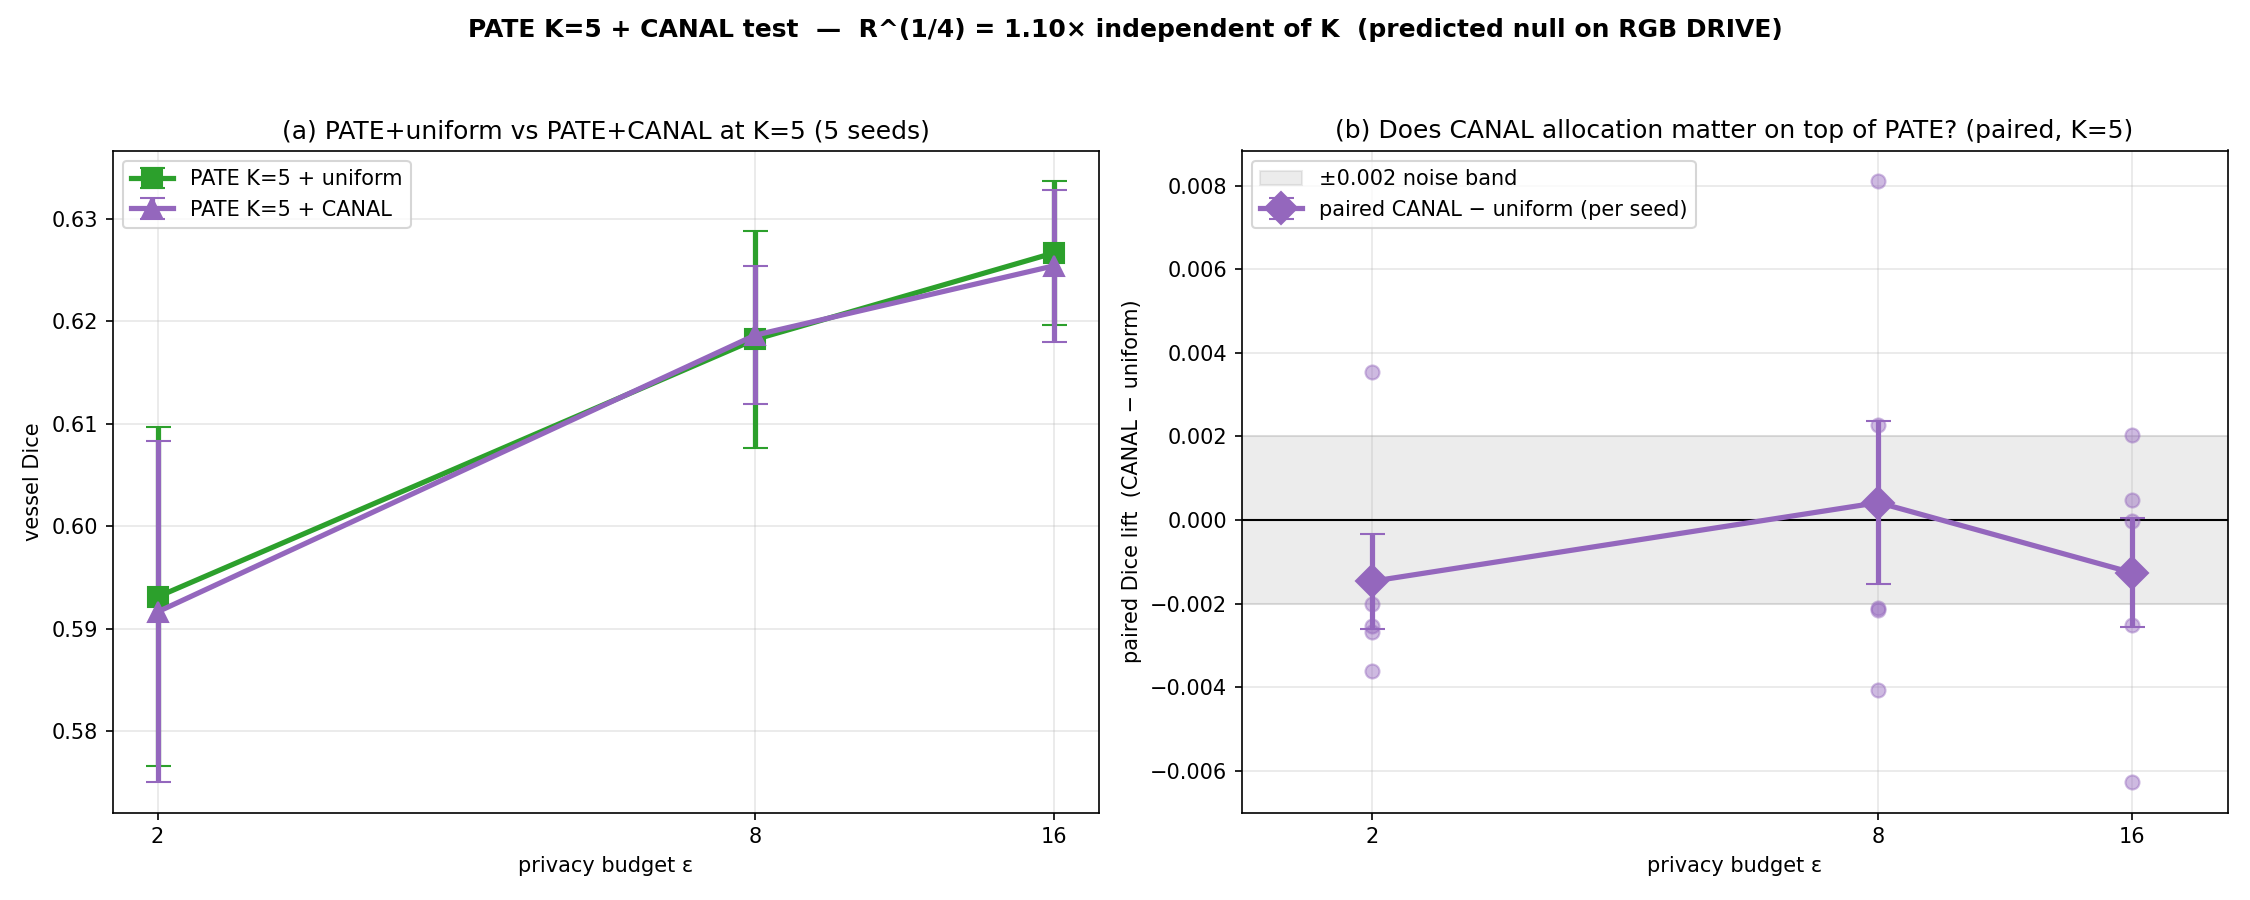

The script that saved this image:
"""
PATE + CANAL combined: does importance-weighted allocation help on top of
multi-teacher sensitivity reduction?

Predicted outcome from the R^{1/4} bound (Corollary 1): the CANAL σ ratio
between channels is (s_max/s_min)^{1/4}, INDEPENDENT of K. So if R≈2 on
DRIVE → σ ratio ≈1.19 → Dice gap ≈0 just like single-teacher CANAL.

We verify here at K=5 (paper's headline K), paired 5 seeds × 3 ε.

Each teacher's importance s^(k) is computed on its own training cohort
(the same disjoint partition used for teacher training). Aggregate
importance s̄ = mean(s^(k)) used in CANAL's waterfilling formula with
Δ = 2/K.
"""

import json
import sys
import time
from pathlib import Path

import numpy as np
import torch
from torch.utils.data import DataLoader, Subset

sys.path.insert(0, str(Path(__file__).parent))
from drive_local_demo import (
    DriveDataset, TinyUNet, train_teacher, evaluate_vessel_dice,
    compute_importance, collect_caps,
)
from synthetic_demo import eps_to_rho
from drive_student_distill import train_student_distill
from drive_pate_poc import (
    correct_uniform_sigma, partition_dataset, train_K_teachers,
    precompute_pate_cache,
)


def correct_waterfilling_sigma(deltas, importance, rho):
    """WF sigma with the correct factor-of-2 in zCDP."""
    s = importance.clamp(min=1e-12)
    kappa = ((deltas * s.sqrt()).sum() / (2.0 * rho)).sqrt()
    return kappa * deltas.sqrt() / s.pow(0.25)


def compute_teacher_importance(teacher, subset_indices, train_ds, device):
    """Compute per-channel importance for teacher_k on its own cohort.
    Temporarily enables grad on the (post-train, frozen) teacher params."""
    subset = Subset(train_ds, subset_indices)
    bs = min(4, len(subset))
    sub_loader = DataLoader(subset, batch_size=bs, shuffle=False)
    # Teachers were frozen in train_K_teachers; re-enable for grad computation.
    for p in teacher.parameters():
        p.requires_grad_(True)
    try:
        result = compute_importance(teacher, sub_loader, device)
    finally:
        for p in teacher.parameters():
            p.requires_grad_(False)
        teacher.eval()
    return result


def main():
    device = "mps" if torch.backends.mps.is_available() else "cpu"
    torch.manual_seed(0); np.random.seed(0)
    print(f"Device: {device}")

    train_ds = DriveDataset("train", size=96)
    val_ds   = DriveDataset("val",   size=96)
    val_loader = DataLoader(val_ds, batch_size=4, shuffle=False)

    K              = 5
    epsilons       = [2.0, 8.0, 16.0]
    student_seeds  = [100, 200, 300, 400, 500]
    base_T         = 32
    Cb_T           = base_T * 4

    print(f"\n[1/3] Training K={K} teachers on disjoint cohorts...")
    teachers, caps_list = train_K_teachers(train_ds, K, device, n_epochs=60)
    partitions = partition_dataset(len(train_ds), K)

    print(f"\n[2/3] Computing per-teacher importance + aggregate...")
    importance_per_teacher = []
    for k, teacher in enumerate(teachers):
        imp = compute_teacher_importance(teacher, partitions[k], train_ds, device).to(device)
        importance_per_teacher.append(imp)
        ratio_k = (imp.max() / imp.min()).item()
        print(f"  teacher {k+1}: imp range [{imp.min().item():.3e}, "
              f"{imp.max().item():.3e}]  ratio={ratio_k:.2f}×")

    imp_agg = torch.stack(importance_per_teacher).mean(dim=0)
    R_agg = (imp_agg.max() / imp_agg.min()).item()
    print(f"\n  aggregate importance ratio R = {R_agg:.2f}×")
    print(f"  predicted CANAL σ ratio R^(1/4) = {R_agg**0.25:.3f}×")

    deltas = torch.full((Cb_T,), 2.0 / K, device=device)

    print(f"\n[3/3] PATE+uniform vs PATE+CANAL × 5 seeds × 3 ε ...")
    results = {"K": K, "R_aggregate": R_agg,
               "epsilons": epsilons, "student_seeds": student_seeds, "sweep": {}}

    for eps in epsilons:
        rho       = eps_to_rho(eps)
        sigma_uni = correct_uniform_sigma(deltas, rho)
        sigma_wf  = correct_waterfilling_sigma(deltas, imp_agg, rho)
        top10 = torch.argsort(imp_agg, descending=True)[:10]
        bot10 = torch.argsort(imp_agg, descending=False)[:10]
        sigma_ratio_actual = (sigma_wf[bot10].mean() / sigma_wf[top10].mean()).item()
        print(f"\n  ε={eps:>4.1f}  ρ={rho:.4f}")
        print(f"     σ_uniform = {sigma_uni[0].item():.4f}")
        print(f"     σ_CANAL:  top10 mean = {sigma_wf[top10].mean().item():.4f}  "
              f"bot10 mean = {sigma_wf[bot10].mean().item():.4f}  "
              f"actual ratio = {sigma_ratio_actual:.3f}×")

        results["sweep"][eps] = {}
        for mech_name, sigma in [("uniform", sigma_uni), ("CANAL", sigma_wf)]:
            print(f"\n     --- PATE + {mech_name} ---")
            cache = precompute_pate_cache(teachers, caps_list, train_ds, sigma,
                                          device, seed=42 + int(eps * 10))
            dices = []
            for s in student_seeds:
                t0 = time.time()
                best, _ = train_student_distill(
                    train_ds, val_loader, cache, device,
                    student_base=16, teacher_base=base_T,
                    n_epochs=40, lr=1e-3, lambda_feat=0.4, seed=s,
                )
                dices.append(best)
                print(f"       seed={s}: {best:.4f}  ({time.time()-t0:.1f}s)")
            mean_d = float(np.mean(dices))
            std_d  = float(np.std(dices))
            print(f"     → PATE+{mech_name} ε={eps}:  {mean_d:.4f} ± {std_d:.4f}")
            results["sweep"][eps][mech_name] = {
                "dices": dices, "mean": mean_d, "std": std_d,
                "sigma_top10": float(sigma[top10].mean()),
                "sigma_bot10": float(sigma[bot10].mean()),
            }

    # ---- summary ----
    print("\n" + "=" * 110)
    print(f"K = {K},  aggregate R = {R_agg:.2f}×,  predicted σ ratio = {R_agg**0.25:.3f}×")
    print("-" * 110)
    print(f"{'ε':>5}  {'PATE+uniform':>22}  {'PATE+CANAL':>22}  {'paired lift':>22}  {'sig':>14}")
    print("-" * 110)
    for eps in epsilons:
        u_d = results["sweep"][eps]["uniform"]["dices"]
        c_d = results["sweep"][eps]["CANAL"]["dices"]
        u_mean = float(np.mean(u_d)); u_std = float(np.std(u_d))
        c_mean = float(np.mean(c_d)); c_std = float(np.std(c_d))
        paired = [c - u for u, c in zip(u_d, c_d)]
        pm     = float(np.mean(paired))
        psem   = float(np.std(paired) / np.sqrt(len(paired)))
        tstat  = pm / psem if psem > 0 else 0
        if   abs(tstat) >= 3: sig = f"*** {tstat:+.1f}σ"
        elif abs(tstat) >= 2: sig = f"**  {tstat:+.1f}σ"
        elif abs(tstat) >= 1: sig = f"~   {tstat:+.1f}σ"
        else:                 sig = f"≈   {tstat:+.1f}σ"

        results["sweep"][eps]["paired_lift_mean"] = pm
        results["sweep"][eps]["paired_lift_sem"]  = psem
        results["sweep"][eps]["t_stat"]           = tstat

        print(f"{eps:>5.1f}  {u_mean:.4f} ± {u_std:.4f}  "
              f"{c_mean:.4f} ± {c_std:.4f}  "
              f"{pm:+.4f} ± {psem:.4f}  {sig:>14}")
    print("=" * 110)

    out_path = Path(__file__).parent / "drive_pate_canal_combined_results.json"
    out_path.write_text(json.dumps(results, indent=2, default=str))
    print(f"\nSaved JSON: {out_path}")

    # ---- plot ----
    import matplotlib
    matplotlib.use("Agg")
    import matplotlib.pyplot as plt

    fig, axes = plt.subplots(1, 2, figsize=(15, 6))

    ax = axes[0]
    u_means = [results["sweep"][e]["uniform"]["mean"] for e in epsilons]
    u_stds  = [results["sweep"][e]["uniform"]["std"]  for e in epsilons]
    c_means = [results["sweep"][e]["CANAL"]["mean"]   for e in epsilons]
    c_stds  = [results["sweep"][e]["CANAL"]["std"]    for e in epsilons]
    ax.errorbar(epsilons, u_means, yerr=u_stds, fmt="s-", color="#2ca02c",
                lw=2.5, ms=10, capsize=6, label=f"PATE K={K} + uniform")
    ax.errorbar(epsilons, c_means, yerr=c_stds, fmt="^-", color="#9467bd",
                lw=2.5, ms=10, capsize=6, label=f"PATE K={K} + CANAL")
    ax.set_xscale("log", base=2)
    ax.set_xticks(epsilons)
    ax.set_xticklabels([str(int(e)) for e in epsilons])
    ax.set_xlabel("privacy budget ε")
    ax.set_ylabel("vessel Dice")
    ax.set_title(f"(a) PATE+uniform vs PATE+CANAL at K={K} (5 seeds)")
    ax.legend(loc="best", fontsize=10)
    ax.grid(alpha=0.3)

    ax = axes[1]
    ax.axhline(0, color="black", lw=1)
    lifts_m, lifts_sem = [], []
    for eps in epsilons:
        u_d = results["sweep"][eps]["uniform"]["dices"]
        c_d = results["sweep"][eps]["CANAL"]["dices"]
        paired = [c - u for u, c in zip(u_d, c_d)]
        lifts_m.append(float(np.mean(paired)))
        lifts_sem.append(float(np.std(paired) / np.sqrt(len(paired))))
        for v in paired:
            ax.scatter(eps, v, color="#9467bd", alpha=0.45, s=45, zorder=3)
    ax.errorbar(epsilons, lifts_m, yerr=lifts_sem, fmt="D-", color="#9467bd",
                lw=2.5, ms=11, capsize=6, label="paired CANAL − uniform (per seed)")
    ax.fill_between([epsilons[0]*0.7, epsilons[-1]*1.3], -0.002, 0.002,
                    color="gray", alpha=0.15, label="±0.002 noise band")
    ax.set_xscale("log", base=2)
    ax.set_xticks(epsilons)
    ax.set_xticklabels([str(int(e)) for e in epsilons])
    ax.set_xlim(epsilons[0]*0.7, epsilons[-1]*1.3)
    ax.set_xlabel("privacy budget ε")
    ax.set_ylabel("paired Dice lift  (CANAL − uniform)")
    ax.set_title(f"(b) Does CANAL allocation matter on top of PATE? (paired, K={K})")
    ax.legend(loc="best", fontsize=10)
    ax.grid(alpha=0.3)

    fig.suptitle(
        f"PATE K={K} + CANAL test  —  R^(1/4) = {R_agg**0.25:.2f}× independent of K  "
        f"(predicted null on RGB DRIVE)",
        fontweight="bold", fontsize=12,
    )
    fig.tight_layout(rect=[0, 0, 1, 0.95])
    plot_path = Path(__file__).parent / "drive_pate_canal_combined.png"
    fig.savefig(plot_path, dpi=150)
    print(f"Saved plot: {plot_path}")


if __name__ == "__main__":
    main()
